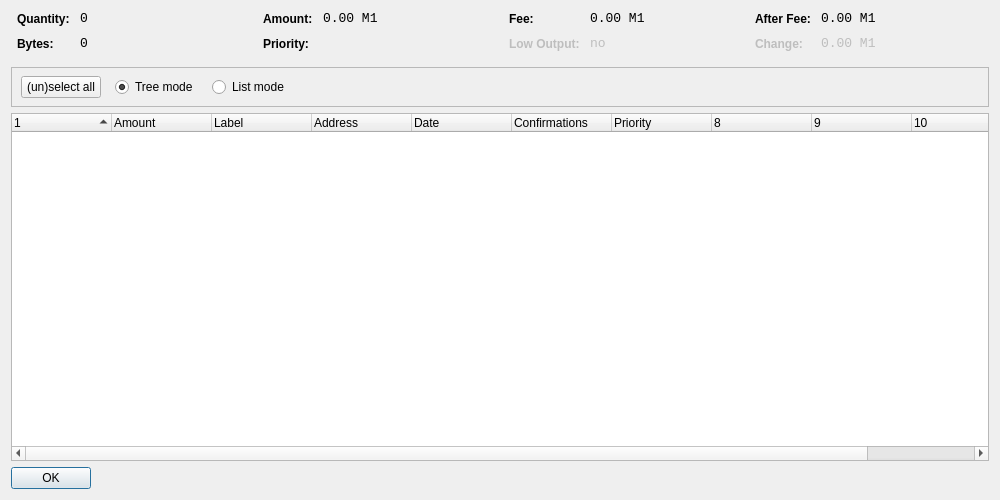
<?xml version="1.0" encoding="UTF-8"?>
<ui version="4.0">
 <class>CoinControlDialog</class>
 <widget class="QDialog" name="CoinControlDialog">
  <property name="geometry">
   <rect>
    <x>0</x>
    <y>0</y>
    <width>1000</width>
    <height>500</height>
   </rect>
  </property>
  <property name="windowTitle">
   <string>Coin Control</string>
  </property>
  <layout class="QVBoxLayout" name="verticalLayout">
   <item>
    <layout class="QHBoxLayout" name="horizontalLayoutTop" stretch="0,0,0,0">
     <property name="topMargin">
      <number>0</number>
     </property>
     <property name="bottomMargin">
      <number>10</number>
     </property>
     <item>
      <layout class="QFormLayout" name="formLayoutCoinControl1">
       <property name="horizontalSpacing">
        <number>10</number>
       </property>
       <property name="verticalSpacing">
        <number>10</number>
       </property>
       <property name="leftMargin">
        <number>6</number>
       </property>
       <property name="rightMargin">
        <number>6</number>
       </property>
       <item row="0" column="0">
        <widget class="QLabel" name="labelCoinControlQuantityText">
         <property name="styleSheet">
          <string notr="true">font-weight:bold;</string>
         </property>
         <property name="text">
          <string>Quantity:</string>
         </property>
        </widget>
       </item>
       <item row="0" column="1">
        <widget class="QLabel" name="labelCoinControlQuantity">
         <property name="font">
          <font>
           <family>Monospace</family>
           <pointsize>10</pointsize>
          </font>
         </property>
         <property name="cursor">
          <cursorShape>IBeamCursor</cursorShape>
         </property>
         <property name="contextMenuPolicy">
          <enum>Qt::ActionsContextMenu</enum>
         </property>
         <property name="text">
          <string notr="true">0</string>
         </property>
         <property name="textInteractionFlags">
          <set>Qt::LinksAccessibleByMouse|Qt::TextSelectableByKeyboard|Qt::TextSelectableByMouse</set>
         </property>
        </widget>
       </item>
       <item row="1" column="0">
        <widget class="QLabel" name="labelCoinControlBytesText">
         <property name="styleSheet">
          <string notr="true">font-weight:bold;</string>
         </property>
         <property name="text">
          <string>Bytes:</string>
         </property>
        </widget>
       </item>
       <item row="1" column="1">
        <widget class="QLabel" name="labelCoinControlBytes">
         <property name="font">
          <font>
           <family>Monospace</family>
           <pointsize>10</pointsize>
          </font>
         </property>
         <property name="cursor">
          <cursorShape>IBeamCursor</cursorShape>
         </property>
         <property name="contextMenuPolicy">
          <enum>Qt::ActionsContextMenu</enum>
         </property>
         <property name="text">
          <string notr="true">0</string>
         </property>
         <property name="textInteractionFlags">
          <set>Qt::LinksAccessibleByMouse|Qt::TextSelectableByKeyboard|Qt::TextSelectableByMouse</set>
         </property>
        </widget>
       </item>
      </layout>
     </item>
     <item>
      <layout class="QFormLayout" name="formLayoutCoinControl2">
       <property name="horizontalSpacing">
        <number>10</number>
       </property>
       <property name="verticalSpacing">
        <number>10</number>
       </property>
       <property name="leftMargin">
        <number>6</number>
       </property>
       <property name="rightMargin">
        <number>6</number>
       </property>
       <item row="0" column="0">
        <widget class="QLabel" name="labelCoinControlAmountText">
         <property name="styleSheet">
          <string notr="true">font-weight:bold;</string>
         </property>
         <property name="text">
          <string>Amount:</string>
         </property>
        </widget>
       </item>
       <item row="0" column="1">
        <widget class="QLabel" name="labelCoinControlAmount">
         <property name="font">
          <font>
           <family>Monospace</family>
           <pointsize>10</pointsize>
          </font>
         </property>
         <property name="cursor">
          <cursorShape>IBeamCursor</cursorShape>
         </property>
         <property name="contextMenuPolicy">
          <enum>Qt::ActionsContextMenu</enum>
         </property>
         <property name="text">
          <string notr="true">0.00 M1</string>
         </property>
         <property name="textInteractionFlags">
          <set>Qt::LinksAccessibleByMouse|Qt::TextSelectableByKeyboard|Qt::TextSelectableByMouse</set>
         </property>
        </widget>
       </item>
       <item row="1" column="0">
        <widget class="QLabel" name="labelCoinControlPriorityText">
         <property name="styleSheet">
          <string notr="true">font-weight:bold;</string>
         </property>
         <property name="text">
          <string>Priority:</string>
         </property>
        </widget>
       </item>
       <item row="1" column="1">
        <widget class="QLabel" name="labelCoinControlPriority">
         <property name="font">
          <font>
           <family>Monospace</family>
           <pointsize>10</pointsize>
          </font>
         </property>
         <property name="cursor">
          <cursorShape>IBeamCursor</cursorShape>
         </property>
         <property name="contextMenuPolicy">
          <enum>Qt::ActionsContextMenu</enum>
         </property>
         <property name="text">
          <string/>
         </property>
         <property name="textInteractionFlags">
          <set>Qt::LinksAccessibleByMouse|Qt::TextSelectableByKeyboard|Qt::TextSelectableByMouse</set>
         </property>
        </widget>
       </item>
      </layout>
     </item>
     <item>
      <layout class="QFormLayout" name="formLayoutCoinControl3">
       <property name="horizontalSpacing">
        <number>10</number>
       </property>
       <property name="verticalSpacing">
        <number>10</number>
       </property>
       <property name="leftMargin">
        <number>6</number>
       </property>
       <property name="rightMargin">
        <number>6</number>
       </property>
       <item row="0" column="0">
        <widget class="QLabel" name="labelCoinControlFeeText">
         <property name="styleSheet">
          <string notr="true">font-weight:bold;</string>
         </property>
         <property name="text">
          <string>Fee:</string>
         </property>
        </widget>
       </item>
       <item row="0" column="1">
        <widget class="QLabel" name="labelCoinControlFee">
         <property name="font">
          <font>
           <family>Monospace</family>
           <pointsize>10</pointsize>
          </font>
         </property>
         <property name="cursor">
          <cursorShape>IBeamCursor</cursorShape>
         </property>
         <property name="contextMenuPolicy">
          <enum>Qt::ActionsContextMenu</enum>
         </property>
         <property name="text">
          <string notr="true">0.00 M1</string>
         </property>
         <property name="textInteractionFlags">
          <set>Qt::LinksAccessibleByMouse|Qt::TextSelectableByKeyboard|Qt::TextSelectableByMouse</set>
         </property>
        </widget>
       </item>
       <item row="1" column="0">
        <widget class="QLabel" name="labelCoinControlLowOutputText">
         <property name="enabled">
          <bool>false</bool>
         </property>
         <property name="styleSheet">
          <string notr="true">font-weight:bold;</string>
         </property>
         <property name="text">
          <string>Low Output:</string>
         </property>
        </widget>
       </item>
       <item row="1" column="1">
        <widget class="QLabel" name="labelCoinControlLowOutput">
         <property name="enabled">
          <bool>false</bool>
         </property>
         <property name="font">
          <font>
           <family>Monospace</family>
           <pointsize>10</pointsize>
          </font>
         </property>
         <property name="cursor">
          <cursorShape>IBeamCursor</cursorShape>
         </property>
         <property name="contextMenuPolicy">
          <enum>Qt::ActionsContextMenu</enum>
         </property>
         <property name="text">
          <string notr="true">no</string>
         </property>
         <property name="textInteractionFlags">
          <set>Qt::LinksAccessibleByMouse|Qt::TextSelectableByKeyboard|Qt::TextSelectableByMouse</set>
         </property>
        </widget>
       </item>
      </layout>
     </item>
     <item>
      <layout class="QFormLayout" name="formLayoutCoinControl4">
       <property name="horizontalSpacing">
        <number>10</number>
       </property>
       <property name="verticalSpacing">
        <number>10</number>
       </property>
       <property name="leftMargin">
        <number>6</number>
       </property>
       <property name="rightMargin">
        <number>6</number>
       </property>
       <item row="0" column="0">
        <widget class="QLabel" name="labelCoinControlAfterFeeText">
         <property name="styleSheet">
          <string notr="true">font-weight:bold;</string>
         </property>
         <property name="text">
          <string>After Fee:</string>
         </property>
        </widget>
       </item>
       <item row="0" column="1">
        <widget class="QLabel" name="labelCoinControlAfterFee">
         <property name="font">
          <font>
           <family>Monospace</family>
           <pointsize>10</pointsize>
          </font>
         </property>
         <property name="cursor">
          <cursorShape>IBeamCursor</cursorShape>
         </property>
         <property name="contextMenuPolicy">
          <enum>Qt::ActionsContextMenu</enum>
         </property>
         <property name="text">
          <string notr="true">0.00 M1</string>
         </property>
         <property name="textInteractionFlags">
          <set>Qt::LinksAccessibleByMouse|Qt::TextSelectableByKeyboard|Qt::TextSelectableByMouse</set>
         </property>
        </widget>
       </item>
       <item row="1" column="0">
        <widget class="QLabel" name="labelCoinControlChangeText">
         <property name="enabled">
          <bool>false</bool>
         </property>
         <property name="styleSheet">
          <string notr="true">font-weight:bold;</string>
         </property>
         <property name="text">
          <string>Change:</string>
         </property>
        </widget>
       </item>
       <item row="1" column="1">
        <widget class="QLabel" name="labelCoinControlChange">
         <property name="enabled">
          <bool>false</bool>
         </property>
         <property name="font">
          <font>
           <family>Monospace</family>
           <pointsize>10</pointsize>
          </font>
         </property>
         <property name="cursor">
          <cursorShape>IBeamCursor</cursorShape>
         </property>
         <property name="contextMenuPolicy">
          <enum>Qt::ActionsContextMenu</enum>
         </property>
         <property name="text">
          <string notr="true">0.00 M1</string>
         </property>
         <property name="textInteractionFlags">
          <set>Qt::LinksAccessibleByMouse|Qt::TextSelectableByKeyboard|Qt::TextSelectableByMouse</set>
         </property>
        </widget>
       </item>
      </layout>
     </item>
    </layout>
   </item>
   <item>
    <widget class="QFrame" name="frame">
     <property name="minimumSize">
      <size>
       <width>0</width>
       <height>40</height>
      </size>
     </property>
     <property name="frameShape">
      <enum>QFrame::StyledPanel</enum>
     </property>
     <property name="frameShadow">
      <enum>QFrame::Sunken</enum>
     </property>
     <widget class="QWidget" name="horizontalLayoutWidget">
      <property name="geometry">
       <rect>
        <x>10</x>
        <y>0</y>
        <width>781</width>
        <height>41</height>
       </rect>
      </property>
      <layout class="QHBoxLayout" name="horizontalLayoutPanel" stretch="0,0,0,0,0">
       <property name="spacing">
        <number>14</number>
       </property>
       <item>
        <widget class="QPushButton" name="pushButtonSelectAll">
         <property name="sizePolicy">
          <sizepolicy hsizetype="Maximum" vsizetype="Fixed">
           <horstretch>0</horstretch>
           <verstretch>0</verstretch>
          </sizepolicy>
         </property>
         <property name="text">
          <string>(un)select all</string>
         </property>
        </widget>
       </item>
       <item>
        <widget class="QRadioButton" name="radioTreeMode">
         <property name="sizePolicy">
          <sizepolicy hsizetype="Maximum" vsizetype="Fixed">
           <horstretch>0</horstretch>
           <verstretch>0</verstretch>
          </sizepolicy>
         </property>
         <property name="text">
          <string>Tree mode</string>
         </property>
         <property name="checked">
          <bool>true</bool>
         </property>
        </widget>
       </item>
       <item>
        <widget class="QRadioButton" name="radioListMode">
         <property name="sizePolicy">
          <sizepolicy hsizetype="Maximum" vsizetype="Fixed">
           <horstretch>0</horstretch>
           <verstretch>0</verstretch>
          </sizepolicy>
         </property>
         <property name="text">
          <string>List mode</string>
         </property>
        </widget>
       </item>
       <item>
        <spacer name="horizontalSpacer">
         <property name="orientation">
          <enum>Qt::Horizontal</enum>
         </property>
         <property name="sizeHint" stdset="0">
          <size>
           <width>40</width>
           <height>20</height>
          </size>
         </property>
        </spacer>
       </item>
      </layout>
     </widget>
    </widget>
   </item>
   <item>
    <widget class="CoinControlTreeWidget" name="treeWidget">
     <property name="contextMenuPolicy">
      <enum>Qt::CustomContextMenu</enum>
     </property>
     <property name="sortingEnabled">
      <bool>false</bool>
     </property>
     <property name="columnCount">
      <number>11</number>
     </property>
     <attribute name="headerShowSortIndicator" stdset="0">
      <bool>true</bool>
     </attribute>
     <attribute name="headerStretchLastSection">
      <bool>false</bool>
     </attribute>
     <column>
      <property name="text">
       <string/>
      </property>
     </column>
     <column>
      <property name="text">
       <string>Amount</string>
      </property>
     </column>
     <column>
      <property name="text">
       <string>Label</string>
      </property>
     </column>
     <column>
      <property name="text">
       <string>Address</string>
      </property>
     </column>
     <column>
      <property name="text">
       <string>Date</string>
      </property>
     </column>
     <column>
      <property name="text">
       <string>Confirmations</string>
      </property>
      <property name="toolTip">
       <string>Confirmed</string>
      </property>
     </column>
     <column>
      <property name="text">
       <string>Priority</string>
      </property>
     </column>
     <column>
      <property name="text">
       <string/>
      </property>
     </column>
     <column>
      <property name="text">
       <string/>
      </property>
     </column>
     <column>
      <property name="text">
       <string/>
      </property>
     </column>
     <column>
      <property name="text">
       <string/>
      </property>
     </column>
    </widget>
   </item>
   <item>
    <widget class="QDialogButtonBox" name="buttonBox">
     <property name="sizePolicy">
      <sizepolicy hsizetype="Maximum" vsizetype="Fixed">
       <horstretch>0</horstretch>
       <verstretch>0</verstretch>
      </sizepolicy>
     </property>
     <property name="orientation">
      <enum>Qt::Horizontal</enum>
     </property>
     <property name="standardButtons">
      <set>QDialogButtonBox::Ok</set>
     </property>
    </widget>
   </item>
  </layout>
 </widget>
 <customwidgets>
  <customwidget>
   <class>CoinControlTreeWidget</class>
   <extends>QTreeWidget</extends>
   <header>coincontroltreewidget.h</header>
  </customwidget>
 </customwidgets>
 <resources/>
 <connections/>
</ui>
